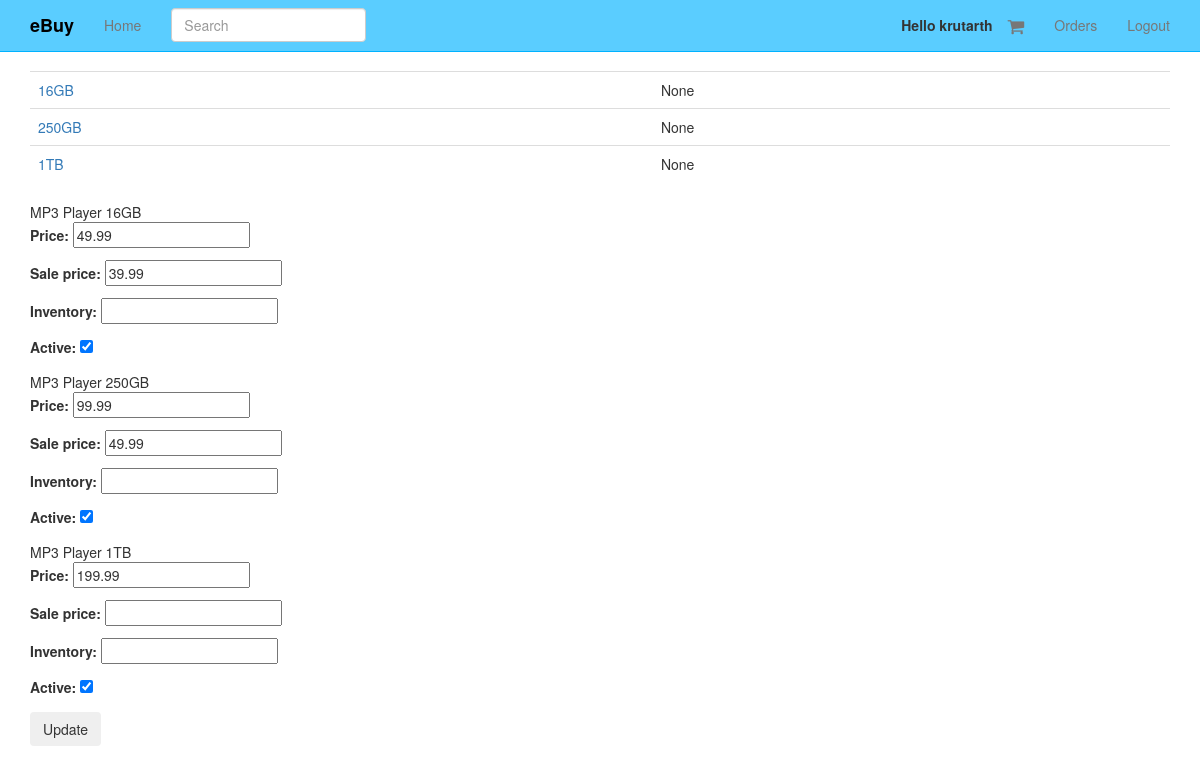
The page /products/1/inventory/ (signed in) on the database its author committed.
### products/models.py (models this page shows, shortened)
class Variation(models.Model):
	product = models.ForeignKey(Product)
	title = models.CharField(max_length=120)
	price = models.DecimalField(decimal_places=2, max_digits=20)
	sale_price = models.DecimalField(decimal_places=2, max_digits=20, null=True, blank=True)
	active = models.BooleanField(default=True)
	inventory = models.IntegerField(null=True, blank=True) #refer none == unlimited amount
	def get_absolute_url(self):
		return self.product.get_absolute_url()

class Product(models.Model):
	title = models.CharField(max_length=120)
	description = models.TextField(blank=True, null=True)
	price = models.DecimalField(decimal_places=2, max_digits=20)
	active = models.BooleanField(default=True)
	categories = models.ManyToManyField('Category', blank=True)
	default = models.ForeignKey('Category', related_name='default_category', null=True, blank=True)
	objects = ProductManager()
	class Meta:
		ordering = ["-title"]
	def get_absolute_url(self):
		return reverse("product_detail", kwargs={"pk": self.pk})

### products/views.py (the view, shortened to what this page needs)
# urls.py: url(r'^(?P<pk>\d+)/inventory/$', VariationListView.as_view(), name='product_inventory'),
class VariationListView(StaffRequiredMixin, ListView):
	model = Variation
	queryset = Variation.objects.all()
	def get_context_data(self, *args, **kwargs):
		context = super(VariationListView, self).get_context_data(*args, **kwargs)
		context["formset"] = VariationInventoryFormSet(queryset=self.get_queryset())
		return context
	def get_queryset(self, *args, **kwargs):
		product_pk = self.kwargs.get("pk")
		if product_pk:
			product = get_object_or_404(Product, pk=product_pk)
			queryset = Variation.objects.filter(product=product)
		return queryset

### products/mixins.py (called while the page is built)
	@method_decorator(login_required)
	def dispatch(self, request, *args, **kwargs):
		if request.user.is_staff:
			return super(StaffRequiredMixin, self).dispatch(request, *args, **kwargs)
		else:
			raise Http404

### products/models.py (called while the page is built)
	def active(self):
		return self.filter(active=True)

	def get_queryset(self):
		return ProductQuerySet(self.model, using=self._db)

	def all(self, *args, **kwargs):
		return self.get_queryset().active()

### products/templates/products/variation_list.html (shortened to what this page needs)
{% extends "base.html" %}
{% block content %}
<table class='table'>
{% for object in object_list %}
<tr>
<td><a href='{{ object.get_absolute_url }}'>{{ object.title }}</a></td><td>{{ object.inventory }}</td>
</tr>
{% endfor %}
</table>
<form method="POST" action=""> {% csrf_token %}
{% for form in formset %}
{{ form.instance.product.title }}
{{ form.instance.title }}
{{ form.as_p }}
{% endfor %}
<input type="submit" value='Update' class='btn' />
</form>
{% endblock %}

### templates/navbar.html (shortened to what this page needs)
   {% load staticfiles %}
    <nav class="navbar navbar-default navbar-static-top">
      <div class="container">
        <div class="navbar-header">
          <a class="navbar-brand" href="{% url 'home' %}">eBuy</a>
        </div>
        <div id="navbar" class="navbar-collapse collapse">
          <ul class="nav navbar-nav">
            <li><a href="{% url 'home' %}">Home</a></li>
            <form class="navbar-form navbar-left" method="GET" role="search" action='{% url "products" %}'>{% csrf_token %}
            <div class="form-group">
              <input type="text" class="form-control" placeholder="Search" name="q">
            </div>
          </form>
          </ul>
          <ul class="nav navbar-nav navbar-right">
          {% if request.user.is_authenticated %}
          <li style="margin-top:15px"><b>Hello {{ request.user.username }}</b>  </li>
          <li>
            <a href='{% url "cart" %}'><i class="fa fa-shopping-cart fa-navbar-cart"></i> </a>
          </li>
          <li><a href="{% url 'orders' %}">Orders</a></li>
            <li><a href="{% url 'auth_logout' %}">Logout</a></li>
            {% endif %}
          </ul>
        </div>
      </div>
    </nav>

### static_in_pro/our_static/css/navbar-static-top.css (style rules this page uses)
body { min-height: 1000px; }
.navbar-static-top { margin-bottom: 19px; background-color: #5ACDFF; border-color: #00B2FF; }
.navbar-default .navbar-brand { color: #000; font-weight: 900; }

### static_in_pro/our_static/css/custom.css (style rules this page uses)
.fa-navbar-cart { font-size: 18px; vertical-align: middle; }

### rows shown on the page
Variation: title "16GB", inventory "None", instance.product "MP3 Player", instance "16GB"
Variation: title "250GB", inventory "None", instance.product "MP3 Player", instance "250GB"
Variation: title "1TB", inventory "None", instance.product "MP3 Player", instance "1TB"

### other values the page prints
{{ request.user.username }} "krutarth"
